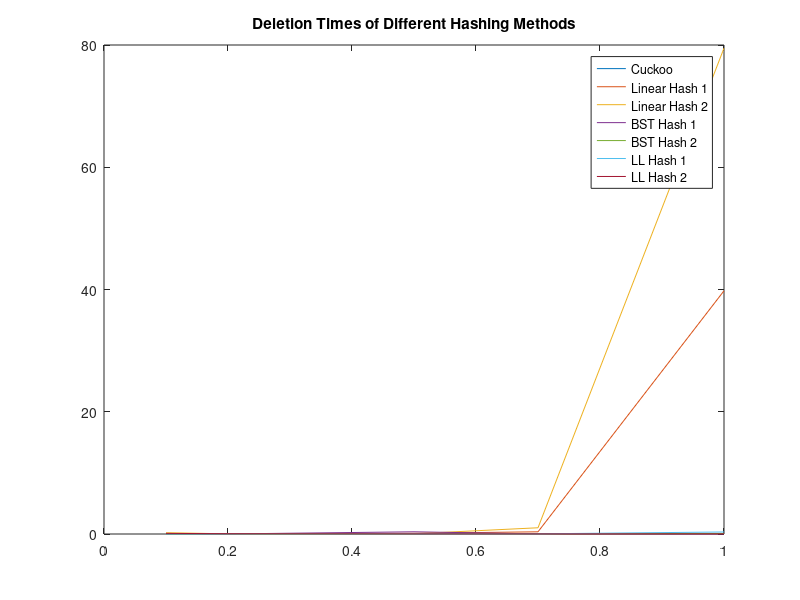
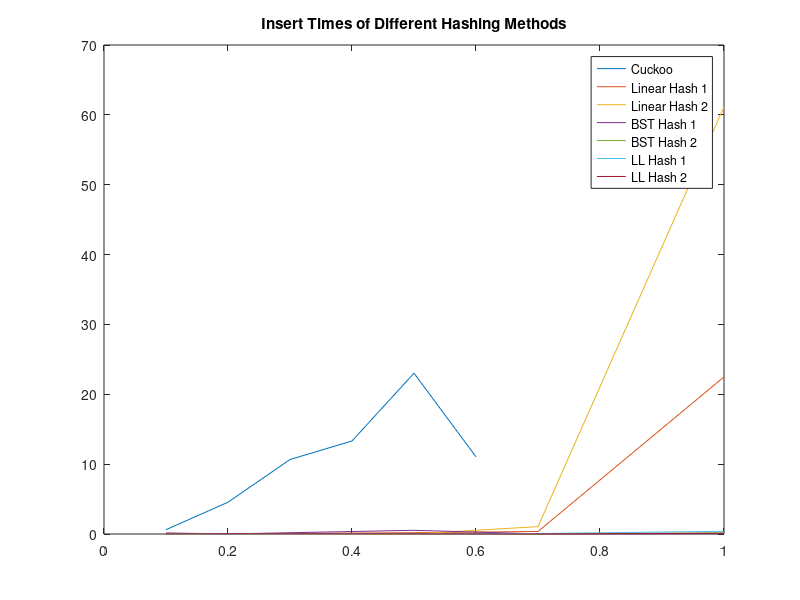
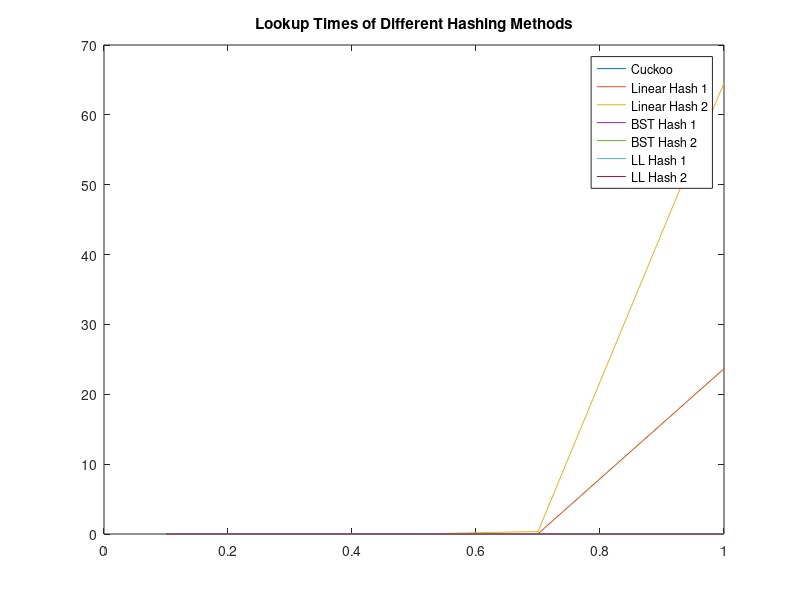

MATLAB code to generate these figures, in order:
clear all;
close all;
cuckooLF= [0.1,0.2,0.3,0.4,0.5,0.6];
linear1LF = [0.1, 0.2, 0.5, 0.7, 1];
linear2LF = [0.1, 0.2, 0.5, 0.7, 1];
BSTLF = [0.1, 0.2, 0.5, 0.7, 1];
LLLF = [0.1, 0.2, 0.5, 0.7, 1];

cuckooMean=[0.02,0.03,0.04,0.03,0.02,0.17;0.62,4.55,10.66,13.32,23.02,11.05;0,0,0,0,0,0];
cuckooStd=[0.0396,0.0891,0.0984,0.0891,0.0396,0.2011;36.8356,399.827,1288.14,1796.94,2424.36,11868.2;0,0,0,0,0,0];

linear1Mean=[0.05,0.03,0.12,0.36,39.79;0.09,0.02,0.19,0.36,22.49;0,0,0.01,0.03,23.66];
linear1Std=[0.3036,0.0491,0.0764,1.3131,1200.05;0.4108,0.0103,0.0124,0.3503,597.977;0.3364,0.0009,0.0036,0.3883,663.663];

linear2Mean=[0.21,0.03,0.04,1.02,79.48;0.01,0.01,0.02,1.05,61.16;0,0,0,0.36,64.58];
linear2Std=[2.3859,0.0491,0.0584,0.3196,4149.09;0.0499,0.0103,0.02,0.2084,3209.78;0.0441,0.0009,0.0016,0.706,3489.37];

BSTMean=[0.09,0.01, 0.36,0.02,0.02;0.15,0.01,0.53,0.02 0.05 ;0,0,0,0,0];
BST2Mean=[0.04,0.02,0.02,0.02,0.09;0.02,0.07,0.03,0.01,0.18;0,0,0,0,0];
BSTStd=[0.203939,0.01,5.18222,0.04,0.04;1.97,0.01,5.04848,0.019798,0.179798;0.00818182,0.00010101,0.130909,0.00040404,0.00040404];

LLMean = [0.03,0.02,0.02,0.03,0.33;0.02,0,0.05,0.07,0.39;0,0,0,0,0];
LL2Mean = [0.1,0.05,0.02,0.02,0.02;0.02,0.04,0.02,0.01,0.1;0,0,0,0,0];
LLStd = [0.0491, 0.0396,0.0396, 0.0491, 0.2411;0.0197, 0.0004, 0.0484, 0.0667,0.2415;0.0009,0.0004,0.0004,0.0009,0.1089];

for i=1:3
    figure(i);
    plot(cuckooLF,cuckooMean(i,:));
    hold on;
    plot(linear1LF,linear1Mean(i,:));
    plot(linear2LF,linear2Mean(i,:));
    plot(BSTLF,BSTMean(i,:));
    plot(BSTLF,BST2Mean(i,:));
    plot(LLLF,LLMean(i,:));
    plot(LLLF,LL2Mean(i,:));
    legend("Cuckoo","Linear Hash 1", "Linear Hash 2", "BST Hash 1","BST Hash 2","LL Hash 1","LL Hash 2");
end
figure(1);
title("Deletion Times of Different Hashing Methods");

figure(2);
title("Insert Times of Different Hashing Methods");

figure(3);
title("Lookup Times of Different Hashing Methods");